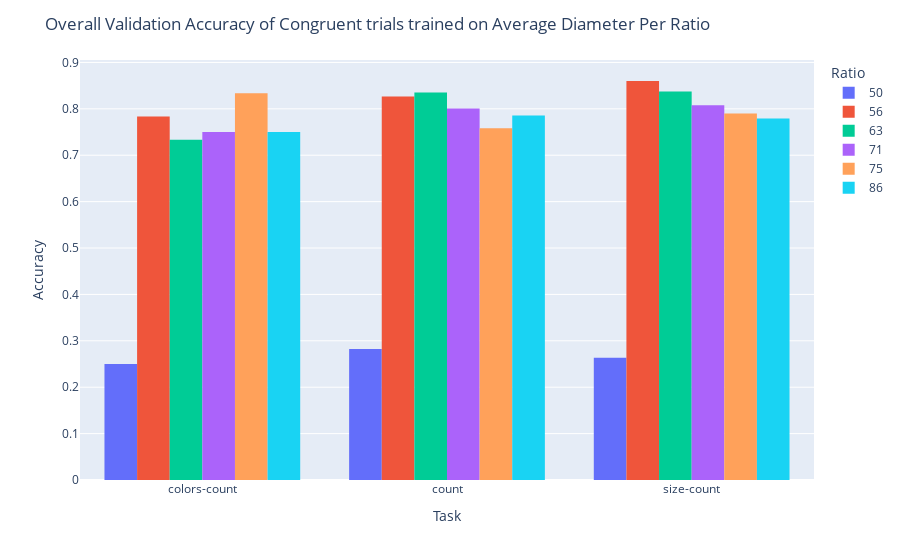

The notebook cell saved with this chart:
### Code cell
fig = px.histogram(congruent_df_trained_on_AD.groupby(['Task', 'Ratio']).mean().reset_index(), x="Task",
             y="Validation Accuracy", color="Ratio",
             barmode="group")
fig.update_layout(
    title='Overall Validation Accuracy of Congruent trials trained on Average Diameter Per Ratio',
    xaxis_title='Task',
    yaxis_title='Accuracy')
fig.show()

### Figure 1 — Plotly figure (JSON) as saved in the notebook; plotly's stock layout.template omitted (floating-point values rounded to 4 significant figures)
{"data": [{"alignmentgroup": "True", "bingroup": "x", "histfunc": "sum", "hovertemplate": "Ratio=50<br>Task=%{x}<br>sum of Validation Accuracy=%{y}<extra></extra>", "legendgroup": "50", "marker": {"color": "#636efa", "pattern": {"shape": ""}}, "name": "50", "offsetgroup": "50", "orientation": "v", "showlegend": true, "x": ["colors-count", "count", "size-count"], "xaxis": "x", "y": [0.25, 0.2825, 0.2633], "yaxis": "y", "type": "histogram"}, {"alignmentgroup": "True", "bingroup": "x", "histfunc": "sum", "hovertemplate": "Ratio=56<br>Task=%{x}<br>sum of Validation Accuracy=%{y}<extra></extra>", "legendgroup": "56", "marker": {"color": "#EF553B", "pattern": {"shape": ""}}, "name": "56", "offsetgroup": "56", "orientation": "v", "showlegend": true, "x": ["colors-count", "count", "size-count"], "xaxis": "x", "y": [0.7833, 0.8267, 0.86], "yaxis": "y", "type": "histogram"}, {"alignmentgroup": "True", "bingroup": "x", "histfunc": "sum", "hovertemplate": "Ratio=63<br>Task=%{x}<br>sum of Validation Accuracy=%{y}<extra></extra>", "legendgroup": "63", "marker": {"color": "#00cc96", "pattern": {"shape": ""}}, "name": "63", "offsetgroup": "63", "orientation": "v", "showlegend": true, "x": ["colors-count", "count", "size-count"], "xaxis": "x", "y": [0.7333, 0.835, 0.8375], "yaxis": "y", "type": "histogram"}, {"alignmentgroup": "True", "bingroup": "x", "histfunc": "sum", "hovertemplate": "Ratio=71<br>Task=%{x}<br>sum of Validation Accuracy=%{y}<extra></extra>", "legendgroup": "71", "marker": {"color": "#ab63fa", "pattern": {"shape": ""}}, "name": "71", "offsetgroup": "71", "orientation": "v", "showlegend": true, "x": ["colors-count", "count", "size-count"], "xaxis": "x", "y": [0.75, 0.8008, 0.8075], "yaxis": "y", "type": "histogram"}, {"alignmentgroup": "True", "bingroup": "x", "histfunc": "sum", "hovertemplate": "Ratio=75<br>Task=%{x}<br>sum of Validation Accuracy=%{y}<extra></extra>", "legendgroup": "75", "marker": {"color": "#FFA15A", "pattern": {"shape": ""}}, "name": "75", "offsetgroup": "75", "orientation": "v", "showlegend": true, "x": ["colors-count", "count", "size-count"], "xaxis": "x", "y": [0.8333, 0.7583, 0.79], "yaxis": "y", "type": "histogram"}, {"alignmentgroup": "True", "bingroup": "x", "histfunc": "sum", "hovertemplate": "Ratio=86<br>Task=%{x}<br>sum of Validation Accuracy=%{y}<extra></extra>", "legendgroup": "86", "marker": {"color": "#19d3f3", "pattern": {"shape": ""}}, "name": "86", "offsetgroup": "86", "orientation": "v", "showlegend": true, "x": ["colors-count", "count", "size-count"], "xaxis": "x", "y": [0.75, 0.7858, 0.7792], "yaxis": "y", "type": "histogram"}], "layout": {"xaxis": {"anchor": "y", "domain": [0.0, 1.0], "title": {"text": "Task"}}, "yaxis": {"anchor": "x", "domain": [0.0, 1.0], "title": {"text": "Accuracy"}}, "legend": {"title": {"text": "Ratio"}, "tracegroupgap": 0}, "margin": {"t": 60}, "barmode": "group", "title": {"text": "Overall Validation Accuracy of Congruent trials trained on Average Diameter Per Ratio"}}}
